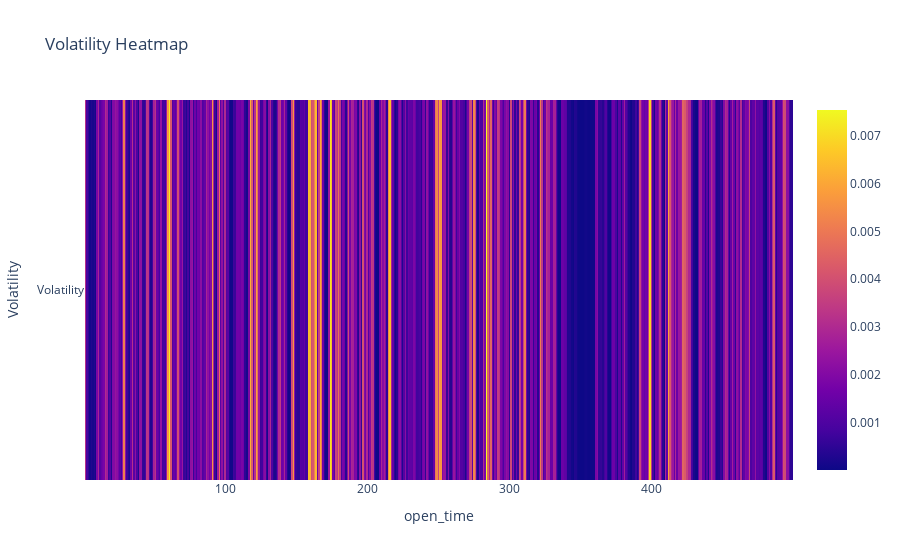

Notebook cell for this chart:
### Code cell
fig = px.imshow(clusterData[['Volatility']].transpose(),
                labels={'x': 'open_time', 'y': 'Volatility'},
                title='Volatility Heatmap')
fig.show()

### Figure 1 — Plotly figure (JSON) as saved in the notebook; plotly's stock layout.template omitted (floating-point values rounded to 4 significant figures; data arrays with more than 128 entries replaced by an {"elided": "..."} marker saying what was removed)
{"data": [{"coloraxis": "coloraxis", "hovertemplate": "open_time: %{x}<br>Volatility: %{y}<br>color: %{z}<extra></extra>", "name": "0", "type": "heatmap", "x": {"elided": "498 int values"}, "xaxis": "x", "y": ["Volatility"], "yaxis": "y", "z": {"elided": "1x498 float values"}}], "layout": {"coloraxis": {"colorscale": [[0, "#0d0887"], [0.1111, "#46039f"], [0.2222, "#7201a8"], [0.3333, "#9c179e"], [0.4444, "#bd3786"], [0.5556, "#d8576b"], [0.6667, "#ed7953"], [0.7778, "#fb9f3a"], [0.8889, "#fdca26"], [1, "#f0f921"]]}, "title": {"text": "Volatility Heatmap"}, "xaxis": {"anchor": "y", "constrain": "domain", "domain": [0, 1], "scaleanchor": "y", "title": {"text": "open_time"}}, "yaxis": {"anchor": "x", "autorange": "reversed", "constrain": "domain", "domain": [0, 1], "title": {"text": "Volatility"}}}}
